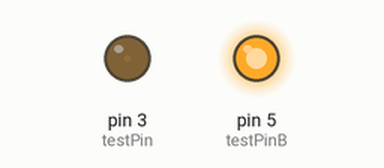
The sketch below on a simulated Arduino Uno, built with avr-gcc and run on an emulated ATmega328P. On the bench: output pins drawn as LEDs (lit = HIGH).

Above: at 0.05 s.
At 1.6 s:
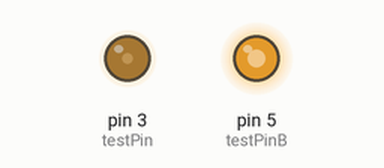
At 3.2 s:
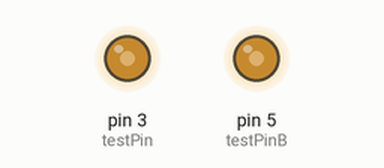
At 6.4 s:
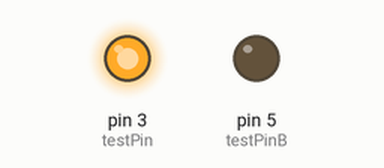
Timing chart, 0 to 8.3 s (numbered marks = the images above):
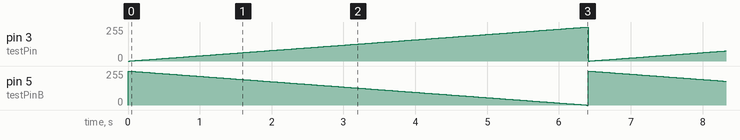

Measured:
- by itself, pin 3 (testPin): ramps from 0/255 to 255/255 and jumps back, once every 6.4 s
- by itself, pin 5 (testPinB): ramps from 255/255 to 0/255 and jumps back, once every 6.4 s

The sketch:

analog_pwm.ino
```cpp
int testPin = 3;
int testPinB = 5;
int period = 0;
int pwmvalue = 100;
int speed = 25;

void setup(){
    pinMode(testPin, OUTPUT);
}

void loop(){
  int i;
  for(i=0;i<256;i++){
    analogWrite(testPin, i);
    analogWrite(testPinB, 255-i);
    delay(speed);
}

}
```
